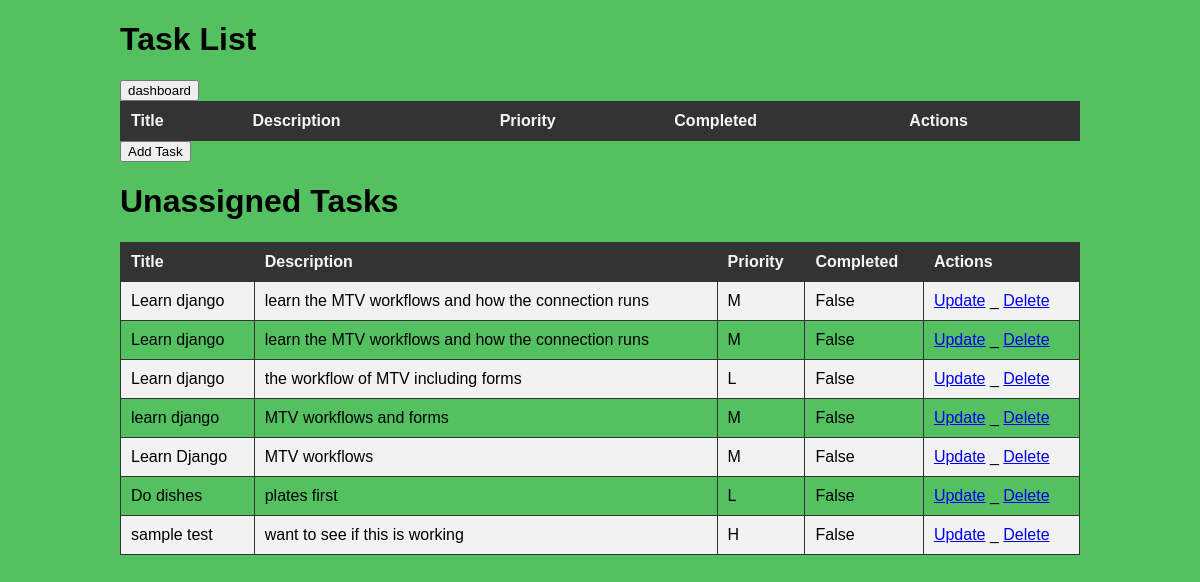
The page /task_list/ on the database its author committed.
### todoapp/models.py (models this page shows, shortened)
class Task(models.Model):
    PRIORITY_CHOICES=[
        ('L', 'Low'),
        ('M', 'Medium'),
        ('H', 'High'),
    ]
    title=models.CharField(max_length=25, blank=False)
    description=models.TextField()
    completed=models.BooleanField(default=False)
    created_at=models.DateTimeField(auto_now_add=True)
    due_date=models.DateField(auto_now=True)
    user=models.ForeignKey(User, on_delete=models.CASCADE, null=True, blank=True)
    category=models.ForeignKey(Category, on_delete=models.SET_NULL, null=True, blank=True)
    priority=models.CharField(max_length=10, choices=PRIORITY_CHOICES, default='M')

### todoapp/views.py (the view)
# urls.py: path("task_list/", TaskListView.as_view(), name="task_list"),
class TaskListView(ListView):
    model=Task
    template_name='todoapp/task_list.html'
    context_object_name='tasks'
    def get_queryset(self):
        if self.request.user.is_authenticated:
            return Task.objects.filter(user=self.request.user)
    def get_context_data(self, **kwargs):
        context= super().get_context_data(**kwargs)
        context['unassigned_tasks']=Task.objects.filter(user=None)
        return context

### todoapp/templates/todoapp/task_list.html (shortened to what this page needs)
<!DOCTYPE html>
<html lang="en" dir="ltr">
  <head>
  </head>
  <body>
    <div class="container">
      <h1>Task List</h1>
      <a href="{% url 'profile' %}"><button>dashboard</button></a>
      <table>
        <tr>
          <th>Title</th>
          <th>Description</th>
          <th>Priority</th>
          <th>Completed</th>
          <th>Actions</th>
        </tr>
      </table>
      <a href="{% url 'create_task' %}"><button>Add Task</button></a>
    <table>
        <h1>Unassigned Tasks</h1>
        <tr>
            <th>Title</th>
            <th>Description</th>
            <th>Priority</th>
            <th>Completed</th>
            <th>Actions</th>
          </tr>
          {% for task in unassigned_tasks %}
          <tr>
            <td>{{ task.title }}</td>
            <td>{{ task.description }}</td>
            <td>{{ task.priority }}</td>
            <td>{{ task.completed }}</td>
            <td>
              <a href="{% url 'update_task' task.id %}">Update</a> _
              <a href="{% url 'delete_task' task.id %}">Delete</a>
            </td>
          </tr>
          {% endfor %}
    </table>
</div>
  </body>
</html>

### todoapp/templates/todoapp/task_list.html (style rules this page uses)
body { font-family: Arial, sans-serif; background-color: #54c160; margin: 0; padding: 0; }
.container { width: 80%; margin: auto; overflow: hidden; }
table { width: 100%; border-collapse: collapse; }
th, td { padding: 10px; border: 1px solid #333; }
th { background-color: #333; color: #f8f4f4; text-align: left; }
tr:nth-child(even) { background-color: #f2f2f2; }

### rows shown on the page
Task: title "Learn django", description "learn the MTV workflows and how the connection runs", priority "M", completed "False"
Task: title "Learn django", description "learn the MTV workflows and how the connection runs", priority "M", completed "False"
Task: title "Learn django", description "the workflow of MTV including forms", priority "L", completed "False"
Task: title "learn django", description "MTV workflows and forms", priority "M", completed "False"
Task: title "Learn Django", description "MTV workflows", priority "M", completed "False"
Task: title "Do dishes", description "plates first", priority "L", completed "False"
Task: title "sample test", description "want to see if this is working", priority "H", completed "False"
